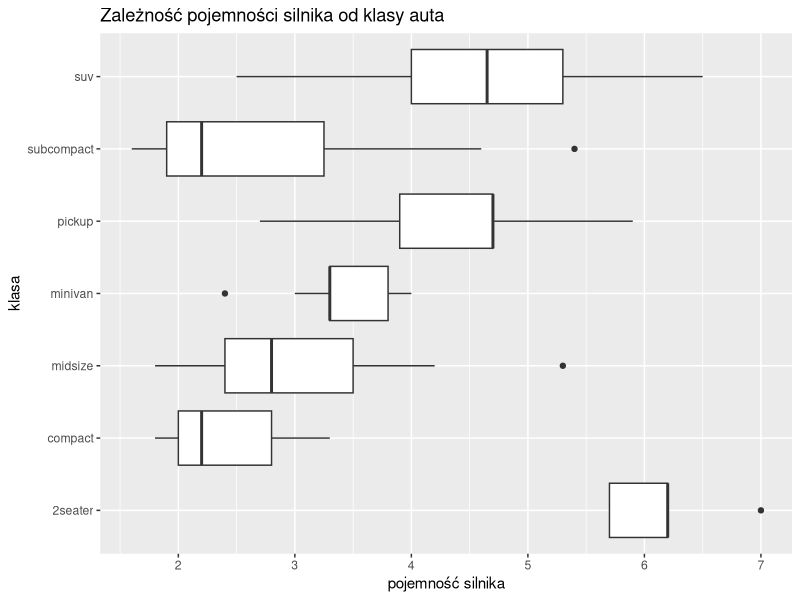

This chart was generated by the following R code:
## ---- chunk 1
library(ggplot2)
ggplot(data = mpg, aes(x = class, y = displ)) +
   geom_boxplot() +
   coord_flip() +
labs(title = "Zależność pojemności silnika od klasy auta", x = "klasa", y = "pojemność silnika")
